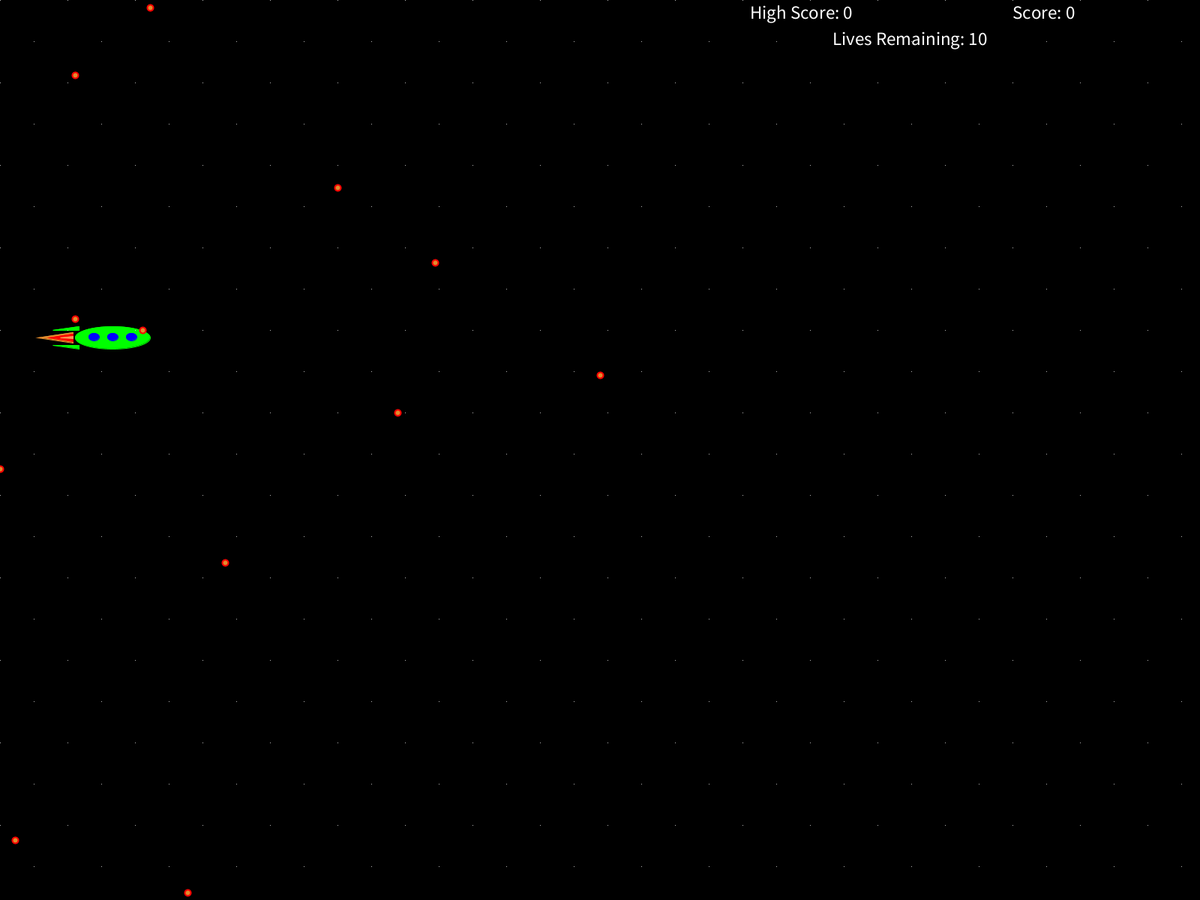
Frame 1 (no input)
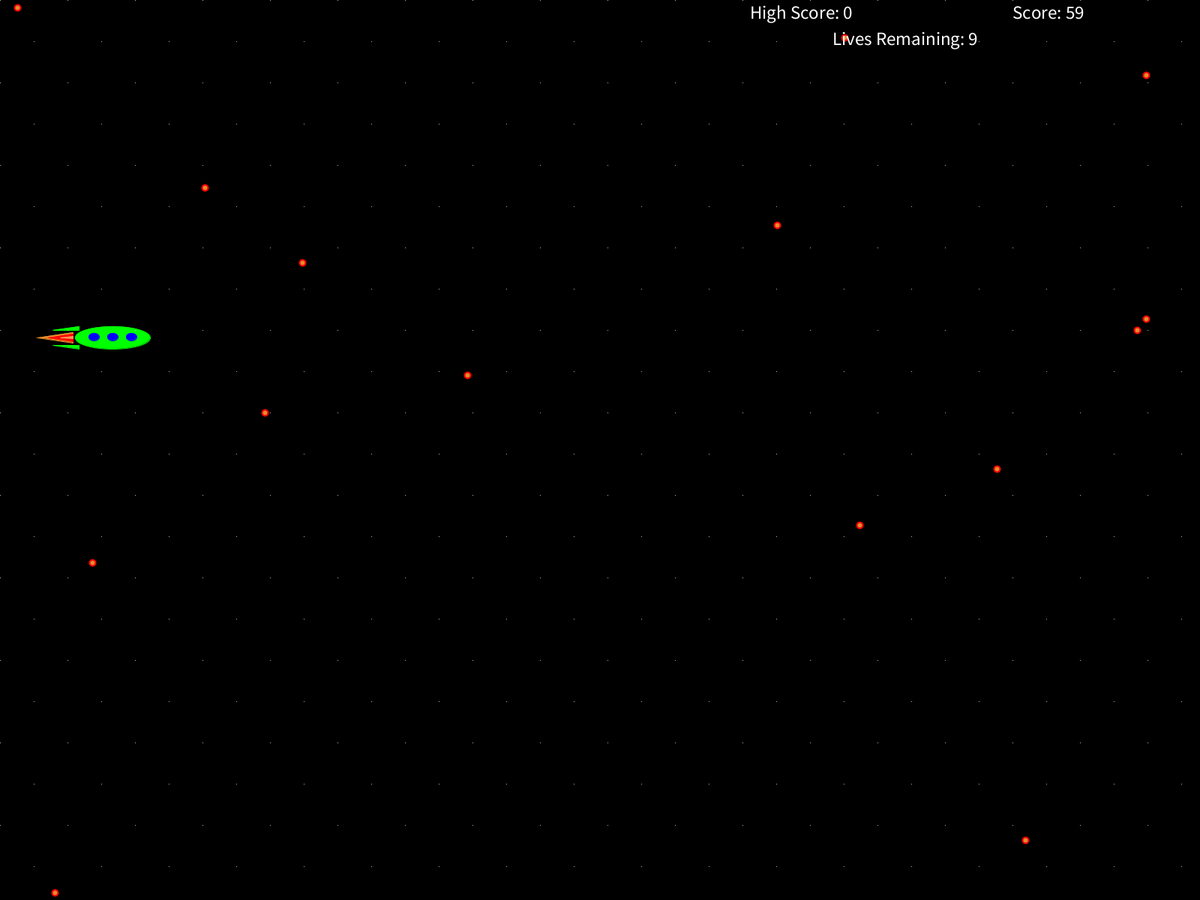
Frame 60 (the mouse pressed at the canvas centre just before this capture)
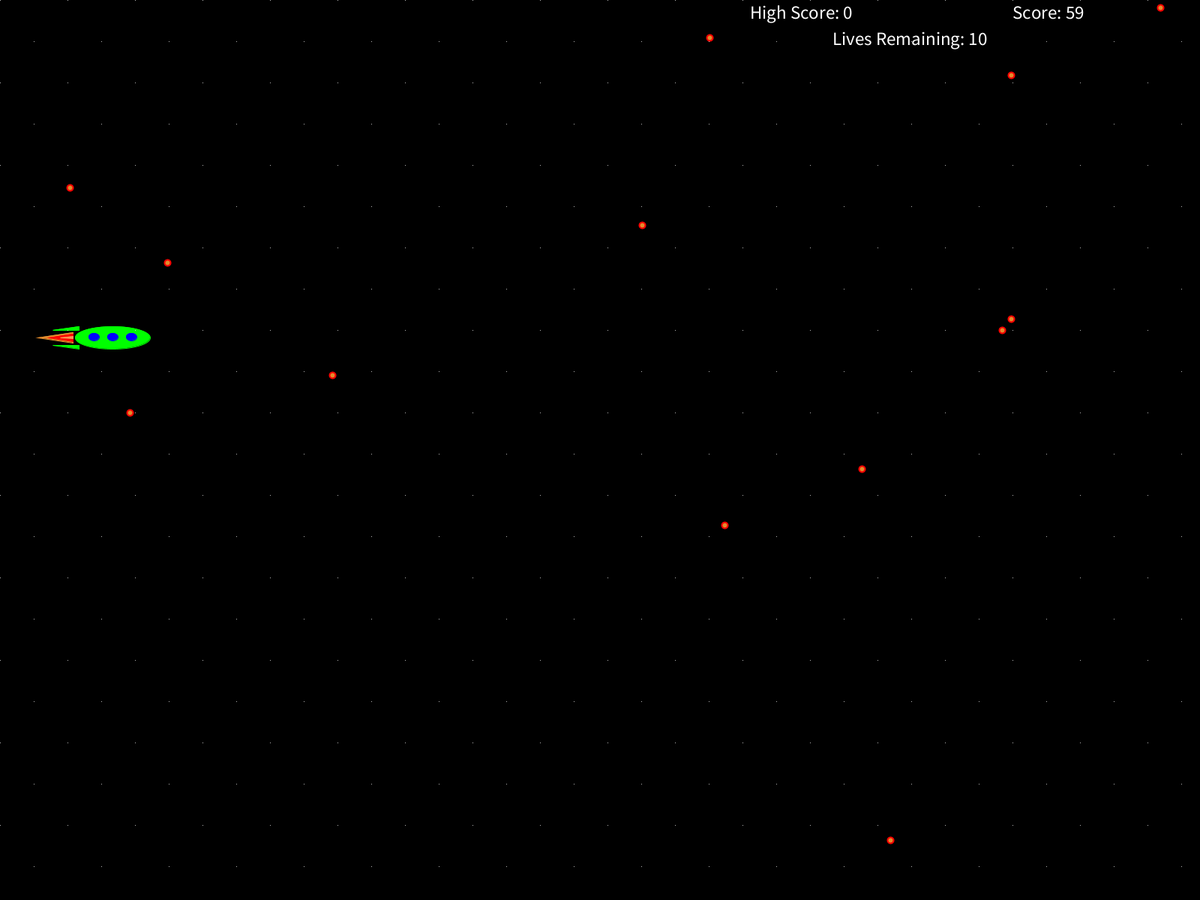
Frame 120 (the mouse held since frame 60 and released just before this capture)

The Processing sketch that drew these frames (run headless with seeded random() and noise(); from frame 60 on, the mouse is pressed at the canvas centre):

// Processing sketch: gowriswarupKailasPerumal
// ── gowriswarupKailasPerumal.pde
/*
Name : Gowriswarup Kailas Perumal
Student Number: 20087165
Programme Name: SpaceCollision game
*/
void setup() {
     fullScreen();
     noStroke();
     frameRate(100);
}   
    
    
//Global variables
      
     float xAxis = 150;  //spaceship xAxis
     float yAxis = 450;  //spaceship yAxis
     float obstacle1xAxis = width;   
     float obstacle2xAxis = width+200;
     float obstacle3xAxis = width+350;   
     float obstacle4xAxis = width+430;
     float obstacle5xAxis = width+700;
     float obstacle6xAxis = width+100;
     float obstacle7xAxis = width+150;
     float obstacle8xAxis = width-300;
     float obstacle9xAxis = width-390;   
     float obstacle10xAxis = width+480;
     float obstacle11xAxis = width;
     float obstacle12xAxis = width-100;
     float obstacle13xAxis = width-280;
     float obstacle14xAxis = width-80;
     float obstacle15xAxis = width+90;
     int life=10;
     int score = 0;
     int highScore = 0;  
              
         
        
//Spaceship method
void spaceship() {
     background(0);
     fill(0,255,0);
     stroke(0,255,0);
       ellipse(xAxis, yAxis, 100, 30);                                   //Spaceship Main Body
       triangle(xAxis-45,yAxis-15,xAxis-80,yAxis-10,xAxis-45,yAxis-10);  //Spaceship base #1
       triangle(xAxis-45,yAxis+15,xAxis-80,yAxis+10,xAxis-45,yAxis+10);  //Spaceship base #2
     fill(227, 140, 45);
     stroke(227, 140, 45);
       triangle(xAxis-53,yAxis-7,xAxis-100,yAxis,xAxis-53,yAxis+7);     // Outer Orange Flame
     fill(255,0,0);
     stroke(255,0,0);
       triangle(xAxis-53,yAxis-5,xAxis-85,yAxis,xAxis-53,yAxis+5);      // Middle Red Fkame
     fill(255,150,80);
     stroke(255,150,80);
       triangle(xAxis-53,yAxis-1.5,xAxis-70,yAxis,xAxis-53,yAxis+1.5);  // Inner Flame
     fill(0,0,255);
     stroke(0,0,255);
       ellipse(xAxis+25,yAxis-1,14,10);                  //Blue Spaceship windows
       ellipse(xAxis,yAxis-1,14,10);
       ellipse(xAxis-25,yAxis-1,14,10);
     if (key == CODED) {
         if (keyCode == UP){   
             if (yAxis >20)  // spaceship reaches maximum height
             yAxis = yAxis - 7;
          }
         else if (keyCode == DOWN){
             if (yAxis < height-20)  // spaceship reaches maximum depth
             yAxis = yAxis + 7;
          }
     }
}    
     
//Obstacles method
void obstacles(){
     stroke(255,0,0);                                      //Outer Hot Red Flame of Space Debris
     fill(227, 140, 45);                                   //Inner Hot Orange Flame of Space Debris
     strokeWeight(2);
     ellipse(obstacle1xAxis, 100, 8,8); 
        if(obstacle1xAxis>=0) 
        obstacle1xAxis = obstacle1xAxis -3;
        else
        obstacle1xAxis = width;
     ellipse(obstacle2xAxis, 750, 8,8); 
        if(obstacle2xAxis>=0) 
        obstacle2xAxis = obstacle2xAxis -3;
        else
        obstacle2xAxis = width+200;
     ellipse(obstacle3xAxis, 250, 8,8); 
        if(obstacle3xAxis>=0) 
        obstacle3xAxis = obstacle3xAxis -3;
        else
        obstacle3xAxis = width+350;
     ellipse(obstacle4xAxis, 550, 8,8); 
        if(obstacle4xAxis>=0) 
        obstacle4xAxis = obstacle4xAxis -3;
        else
        obstacle4xAxis = width+430;
     ellipse(obstacle5xAxis, 500, 8,8); 
        if(obstacle5xAxis>=0) 
        obstacle5xAxis = obstacle5xAxis -3;
        else
        obstacle5xAxis = width+700;
     ellipse(obstacle6xAxis, 10, 8,8); 
        if(obstacle6xAxis>=0) 
        obstacle6xAxis = obstacle6xAxis -3;
        else
        obstacle6xAxis = width+100;
     ellipse(obstacle7xAxis, height-10, 8,8); 
        if(obstacle7xAxis>=0) 
        obstacle7xAxis = obstacle7xAxis -3;
        else
        obstacle7xAxis = width+150;
     ellipse(obstacle8xAxis, 50, 8,8); 
        if(obstacle8xAxis>=0) 
        obstacle8xAxis = obstacle8xAxis -3;
        else
        obstacle8xAxis = width-300;
     ellipse(obstacle9xAxis, 300, 8,8); 
        if(obstacle9xAxis>=0) 
        obstacle9xAxis = obstacle9xAxis -3;
        else
        obstacle9xAxis = width-390;
     ellipse(obstacle10xAxis, 350, 8,8); 
        if(obstacle10xAxis>=0) 
        obstacle10xAxis = obstacle10xAxis -3;
        else
        obstacle10xAxis = width+480;
     ellipse(obstacle11xAxis, 425, 8,8); 
        if(obstacle11xAxis>=0) 
        obstacle11xAxis = obstacle11xAxis -3;
        else
        obstacle11xAxis = width;
     ellipse(obstacle12xAxis, 625, 8,8); 
        if(obstacle12xAxis>=0) 
        obstacle12xAxis = obstacle12xAxis -3;
        else
        obstacle12xAxis = width-100;
     ellipse(obstacle13xAxis, 700, 8,8); 
        if(obstacle13xAxis>=0) 
        obstacle13xAxis = obstacle13xAxis -3;
        else
        obstacle13xAxis = width-280;
     ellipse(obstacle14xAxis, height-80, 8,8); 
        if(obstacle14xAxis>=0) 
        obstacle14xAxis = obstacle14xAxis -3;
        else
        obstacle14xAxis = width-80;
     ellipse(obstacle15xAxis, 440, 8,8); 
        if(obstacle15xAxis>=0) 
        obstacle15xAxis = obstacle15xAxis -3;
        else
        obstacle15xAxis = width+90;
}      
       
       
//Draw method
void draw(){
     spaceship();
     obstacles();
     fill(255);
     textSize(25);
     text("Score: "+score,width-250,25);
     text("High Score: "+highScore,width-600,25);
     score++;                           //Score keeps increasing till player loses all 10 lives.
     text("Lives Remaining: "+life,width-490,60);
     if ((obstacle1xAxis>=xAxis-50)&&(obstacle1xAxis<=xAxis+50)&&(yAxis>=85)&&(yAxis<=115)){
         life=life-1;
         obstacle1xAxis=width;          //width is reset after collision, otherwise for each hit between the constraints, numerous hits will occur. Also random hit resets will help in the randomization of the obstacles.
     }
     else if ((obstacle2xAxis>=xAxis-50)&&(obstacle2xAxis<=xAxis+50)&&(yAxis>=735)&&(yAxis<=765)){
         life=life-1;
         obstacle2xAxis=width+200;
     }
     else if ((obstacle3xAxis>=xAxis-50)&&(obstacle3xAxis<=xAxis+50)&&(yAxis>=235)&&(yAxis<=265)){
         life=life-1;
         obstacle3xAxis=width+350;
     }
     else if ((obstacle4xAxis>=xAxis-50)&&(obstacle4xAxis<=xAxis+50)&&(yAxis>=535)&&(yAxis<=565)){
         life=life-1;
         obstacle4xAxis=width+430;
     }
     else if ((obstacle5xAxis>=xAxis-50)&&(obstacle5xAxis<=xAxis+50)&&(yAxis>=485)&&(yAxis<=515)){
         life=life-1;
         obstacle5xAxis=width+700;
     }
     else if ((obstacle6xAxis>=xAxis-50)&&(obstacle6xAxis<=xAxis+50)&&(yAxis>=-5)&&(yAxis<=25)){
         life=life-1;
         obstacle6xAxis=width+100;
     }
     else if ((obstacle7xAxis>=xAxis-50)&&(obstacle7xAxis<=xAxis+50)&&(yAxis>=height-35)&&(yAxis<=height-5)){
         life=life-1;
         obstacle7xAxis=width+150;
     }
     else if ((obstacle8xAxis>=xAxis-50)&&(obstacle8xAxis<=xAxis+50)&&(yAxis>=35)&&(yAxis<=65)){
         life=life-1;
         obstacle8xAxis=width-300;
     }
     else if ((obstacle9xAxis>=xAxis-50)&&(obstacle9xAxis<=xAxis+50)&&(yAxis>=285)&&(yAxis<=315)){
         life=life-1;
         obstacle9xAxis=width-390;
     }
     else if ((obstacle10xAxis>=xAxis-50)&&(obstacle10xAxis<=xAxis+50)&&(yAxis>=335)&&(yAxis<=365)){
         life=life-1;
         obstacle10xAxis = width+480;
     }
     else if ((obstacle11xAxis>=xAxis-50)&&(obstacle11xAxis<=xAxis+50)&&(yAxis>=410)&&(yAxis<=440)){
         life=life-1;
         obstacle11xAxis=width;
     }
     else if ((obstacle12xAxis>=xAxis-50)&&(obstacle12xAxis<=xAxis+50)&&(yAxis>=610)&&(yAxis<=640)){
         life=life-1;
         obstacle12xAxis = width-100;
     }
     else if ((obstacle13xAxis>=xAxis-50)&&(obstacle13xAxis<=xAxis+50)&&(yAxis>=685)&&(yAxis<=715)){
         life=life-1;
         obstacle13xAxis = width-280;
     }
     else if ((obstacle14xAxis>=xAxis-50)&&(obstacle14xAxis<=xAxis+50)&&(yAxis>=height-95)&&(yAxis<=height-65)){
         life=life-1;
         obstacle14xAxis = width-80;
     }
     else if ((obstacle15xAxis>=xAxis-50)&&(obstacle15xAxis<=xAxis+50)&&(yAxis>=435)&&(yAxis<=465)){
         life=life-1;
         obstacle15xAxis = width+90;
     }
     else{
         if (life<=0){                         //<=0 used instead of ==0 because game might continue playing in the background till mouse is clicked.
             background(0);
             textSize(90); 
             text("GAME OVER",width/3,height/2);
             textSize(25); 
             text("        --Click on the screen to restart--",width/3,(height/2)+60);
             if (highScore<=score){ 
                 highScore = score;         
             }
             text("High Score: "+highScore,width-600,60);
             score = 0;
             frameRate(0.1);                                       //frameRate for "Game Over" screen set to 0.1 so that the background activity slows down so glitches occur less.
         }
     }
     for (int i = 0; i < width; i = i+45) {                         //This creates a starry background. 
         for (int j = 0; j < height; j = j+55) {
             if((i+j+1)%2==0){                                     //The diagonal arrangement is achieved by making the odd dots visible and the even dots merge with the background.
                 noStroke();
             }
             else{
                 stroke(255);
                 strokeWeight(1);
             }
             point(i, j);
         }   
     }
     stroke(0);
     strokeWeight(1);
}     

       
//MousePressed Method for Game Reset
//Game resets when mouse is Pressed. High score remains till screen is closed.
void mousePressed() {
     frameRate(100);  //since "Game Over" screen requires frameRate to be reduced to overcome bugs, mouseClick resets the frameRate value to the optimal value.
     life=10;
     score=0;
}

// ── ReadMe.pde
/*
Name : Gowriswarup Kailas Perumal
Student Number: 20087165
Programme Name: SpaceCollision game

Brief description of the animation achieved: This is a game, the objective of which is to navigate the spaceship along its journey and to avoid the incoming space debris for as long as possible.

Basic Instructions:
(i) Press UP arrow key to move spaceship upwards. This motion continues until the body touches the top edge.
(ii) Press DOWN arrow key to move spaceship downwards. This motion continues until the body touches the bottom edge.
(iii) Press any key to hold the spaceship in its position.
(iv) The objective of this game is to avoid collision with the space debris (obstacles). The longer you manage to avoid being hit,
     the higher you score.
(v)  You are allotted with 10 lives. Each hit results in the loss of one life. When all 10 lives are lost, a "GAME OVER" Message screen will be displayed.
(vi) Game can be reset to beginning at any stage by clicking the mouse anywhere in the screen. This also restarts the score count. However,
     High Score count remains same until game is stopped.

Other remarks:

(i) Obstacles reset position when hit. This avoids multiple hits on the same collision, and helps improve the randomness of the obstacles.
(ii) When all lives are exhausted, screen is set to a "Game Over" page, which can be clicked on to reset game variables and setup, 
     excluding the High score count. The mouseclick can also reset game values at any point during the gameplay.

Known bugs/problems: 
(i) Even though the "Game over" screen loads when player loses all 10 lives, the game continues in the background, resulting in a return to
    the game screen as soon as lives remaining gets a value of '-1'. This has been overcome by programming the "Game Over screen to load for
    0 and every value less than 0.
(ii) Even then, the program glitched at the "Game Over" screen every time an obstacle hit the spaceship in the background. This issue was 
     solved by setting the frameRate value to 0.1, which sets the game to a virtual pause, since each frame takes a long time to load. This,
     however, slows down the rate at which the MouseClick for the game restart functions, but as soon as that command is executed, the game 
     resumes at its optimal speed.

Any sources referred to during the development of the assignment (no need to reference lecture/lab materials): nil.

*/
